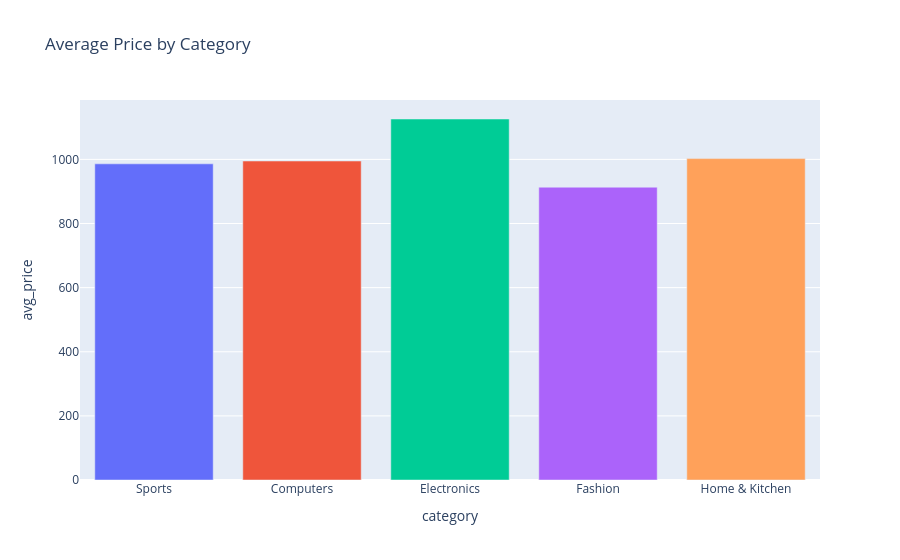

The cell this chart's notebook holds for it:
### Markdown cell above
## Average Price by Category

### Code cell
fig = px.bar(
    avg_df,
    x='category',
    y='avg_price',
    color='category',
    color_discrete_sequence=px.colors.qualitative.Plotly,
    title='Average Price by Category'
)
fig.update_layout(showlegend=False)
fig.show()

### Figure 1 — Plotly figure (JSON) as saved in the notebook; plotly's stock layout.template omitted (floating-point values rounded to 4 significant figures)
{"data": [{"hovertemplate": "category=%{x}<br>avg_price=%{y}<extra></extra>", "legendgroup": "Sports", "marker": {"color": "#636EFA", "pattern": {"shape": ""}}, "name": "Sports", "orientation": "v", "showlegend": true, "textposition": "auto", "type": "bar", "x": ["Sports"], "xaxis": "x", "y": [986.1], "yaxis": "y"}, {"hovertemplate": "category=%{x}<br>avg_price=%{y}<extra></extra>", "legendgroup": "Computers", "marker": {"color": "#EF553B", "pattern": {"shape": ""}}, "name": "Computers", "orientation": "v", "showlegend": true, "textposition": "auto", "type": "bar", "x": ["Computers"], "xaxis": "x", "y": [994.9], "yaxis": "y"}, {"hovertemplate": "category=%{x}<br>avg_price=%{y}<extra></extra>", "legendgroup": "Electronics", "marker": {"color": "#00CC96", "pattern": {"shape": ""}}, "name": "Electronics", "orientation": "v", "showlegend": true, "textposition": "auto", "type": "bar", "x": ["Electronics"], "xaxis": "x", "y": [1126.0], "yaxis": "y"}, {"hovertemplate": "category=%{x}<br>avg_price=%{y}<extra></extra>", "legendgroup": "Fashion", "marker": {"color": "#AB63FA", "pattern": {"shape": ""}}, "name": "Fashion", "orientation": "v", "showlegend": true, "textposition": "auto", "type": "bar", "x": ["Fashion"], "xaxis": "x", "y": [913.3], "yaxis": "y"}, {"hovertemplate": "category=%{x}<br>avg_price=%{y}<extra></extra>", "legendgroup": "Home & Kitchen", "marker": {"color": "#FFA15A", "pattern": {"shape": ""}}, "name": "Home & Kitchen", "orientation": "v", "showlegend": true, "textposition": "auto", "type": "bar", "x": ["Home & Kitchen"], "xaxis": "x", "y": [1002.0], "yaxis": "y"}], "layout": {"barmode": "relative", "legend": {"title": {"text": "category"}, "tracegroupgap": 0}, "showlegend": false, "title": {"text": "Average Price by Category"}, "xaxis": {"anchor": "y", "categoryarray": ["Sports", "Computers", "Electronics", "Fashion", "Home & Kitchen"], "categoryorder": "array", "domain": [0, 1], "title": {"text": "category"}}, "yaxis": {"anchor": "x", "domain": [0, 1], "title": {"text": "avg_price"}}}}
